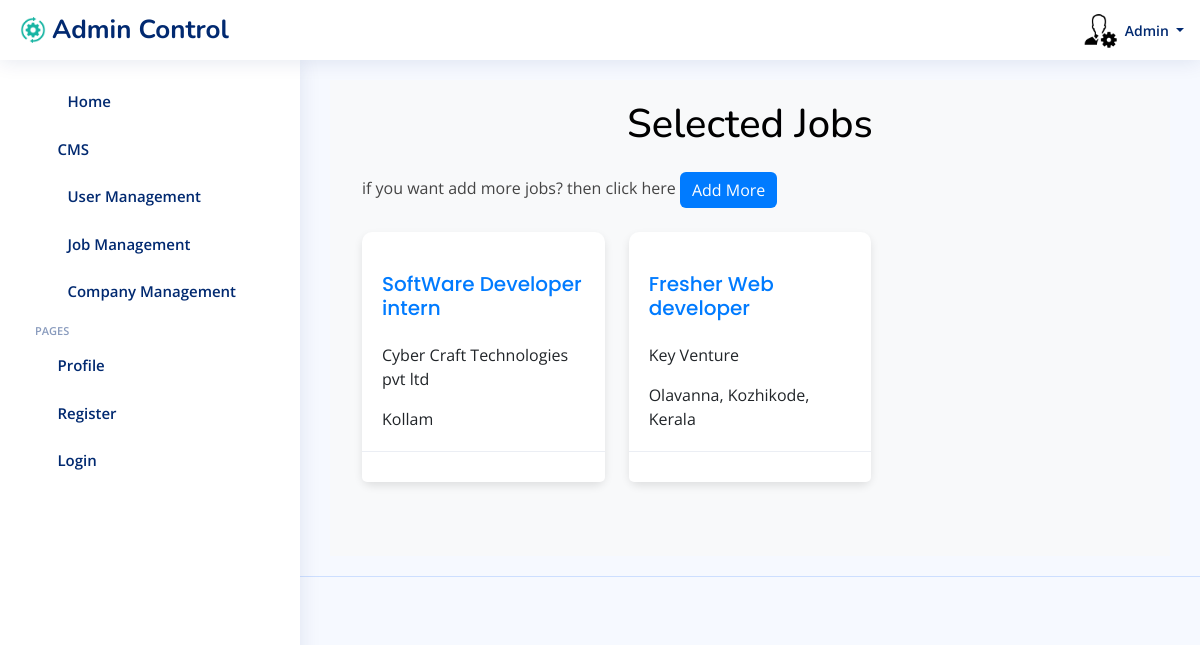
Page /admincontrol/selected_jobs/ (signed in) on the committed database.
### admincontrol/models.py (models this page shows, shortened)
class SelectedJob(models.Model):
    user = models.ForeignKey(User, on_delete=models.CASCADE)
    job = models.ForeignKey(JobPost, on_delete=models.CASCADE)
    timestamp = models.DateTimeField(auto_now_add=True)
    class Meta:
        unique_together = ('user', 'job')

### Job/models.py (models this page shows, shortened)
class JobPost(models.Model):
    EXPERIENCE_CHOICES = [
        ('0-1', '0-1 years'),
        ('1-3', '1-3 years'),
        ('3-5', '3-5 years'),
        ('5-10', '5-10 years'),
        ('10+', '10+ years'),
    ]
    JOB_TYPE_CHOICES = [
        ('Full-Time', 'Full-Time'),
        ('Part-Time', 'Part-Time'),
        ('Internship', 'Internship'),
    ]
    user=models.ForeignKey(User,on_delete=models.CASCADE)
    company=models.ForeignKey(Company,on_delete=models.CASCADE,default='Select Your Company')
    skills = models.ManyToManyField(Skills_job, blank=True)
    title=models.CharField(max_length=255,blank=True, null=True)
    education=models.ForeignKey(Education,on_delete=models.CASCADE, default='Highest Qualification')
    salary=models.ForeignKey(SalaryRange,on_delete=models.CASCADE, default='10000-20000')
    overview =models.TextField(max_length=255,blank=True,null=True)
    location=models.CharField(max_length=255,blank=True,null=True)
    job_type =models.CharField(max_length=10,choices=JOB_TYPE_CHOICES,null=True, default='Full-Time')
    experience= models.CharField(max_length=5,choices=EXPERIENCE_CHOICES,null=True)
    is_active= models.BooleanField(default=True)
    timestamp=models.DateTimeField(auto_now_add=True)

### Company/models.py (models this page shows, shortened)
class Company(models.Model):
    user=models.OneToOneField(User, on_delete=models.CASCADE)
    name=models.CharField(max_length=100,blank=True,null=True)
    start_date=models.DateField(blank=True, null=True)
    country=models.CharField(max_length=255,blank=True,null=True)
    state=models.CharField(max_length=100,blank=True,null=True)
    city=models.CharField(max_length=100,blank=True,null=True)
    is_active =models.BooleanField(default=True)

### admincontrol/views.py (the view)
# urls.py: path('selected_jobs/', UserDetailView.as_view(), name='selected_jobs'),
class UserDetailView(ListView):
    model = SelectedJob
    form_class = SelectJobForm
    template_name = 'admin/selected_jobs.html'
    context_object_name='selected_jobs'

### templates/admin/selected_jobs.html (shortened to what this page needs)
{% load static %}
{% load widget_tweaks %}
<html lang="en">
<head>
  <link rel="stylesheet" href="https://cdn.jsdelivr.net/npm/bootstrap@4.0.0/dist/css/bootstrap.min.css">
  <link href="{% static 'css/bootstrap/css/bootstrap.min.css' %}" rel="stylesheet">
  <link href="{% static 'css/bootstrap-icons/bootstrap-icons.css' %}" rel="stylesheet">
  <link href="{% static 'css/boxicons/css/boxicons.min.css' %} " rel="stylesheet">
  <link href="{% static 'css/quill/quill.snow.css' %} " rel="stylesheet">
  <link href="{% static 'css/quill/quill.bubble.css' %}" rel="stylesheet">
  <link href="{% static 'css/remixicon/remixicon.css' %}" rel="stylesheet">
  <link href="{% static 'css/simple-datatables/style.css' %}" rel="stylesheet">
  <link href="{% static 'css/css/style.css' %}" rel="stylesheet">
</head>
<body>
{% block header %}
{% if request.user.is_admin %}
    <header id="header" class="header fixed-top d-flex align-items-center">
        <div class="d-flex align-items-center justify-content-between">
            <a href="index.html" class="logo d-flex align-items-center">
                <img src="{% static 'img/img/setadmin.png' %}" alt="">
                <span class="d-none d-lg-block">Admin Control</span>
            </a>
            <i class="bi bi-list toggle-sidebar-btn"></i>
        </div>
            <nav class="header-nav ms-auto">
            <ul class="d-flex align-items-center">
                <li class="nav-item dropdown">
                <a class="nav-link nav-icon" href="#" data-bs-toggle="dropdown">
                    <i class="bi bi-bell"></i>
                </a>
                </li>
            {% block sendToreciveemp %}
            <li class="nav-item dropdown">
                <a class="nav-link nav-icon" href="#" id="messagesDropdown" role="button" data-bs-toggle="dropdown" aria-expanded="false">
                    <i class="bi bi-chat-left-text"></i>
                </a>
            </li>
            {% endblock %}
                <li class="nav-item dropdown pe-3">
                <a class="nav-link nav-profile d-flex align-items-center pe-0" href="#" data-bs-toggle="dropdown">
                        <img src="{% static 'img/dashboard/admin.png' %}" alt="Default Profile Picture">
                    <span class="d-none d-md-block dropdown-toggle ps-2">Admin </span>
                </a>
                </li>
            </ul>
            </nav>
    </header>
  {% endif %}
  {% endblock header %}
  {% block sidebar %}
  {% if request.user.is_admin %}
  <aside id="sidebar" class="sidebar">
    <ul class="sidebar-nav" id="sidebar-nav">
        <li class="nav-item">
          <a class="nav-link collapsed"  href="{% url "admin_dash" %}">
            <i class="bi bi-journal-text"></i> <span>Home</span>
          </a>
        </li>
        <li class="nav-item">
            <a class="nav-link collapsed" data-bs-target="#charts-nav" data-bs-toggle="collapse" href="{% url "jobseeker_dash" %}">
              <i class="bi bi-bar-chart"></i><span>CMS</span><i class="bi bi-chevron-down ms-auto"></i>
            </a>
        </li>
        <li class="nav-item">
            <a class="nav-link collapsed"  href="{% url "restrict_users" %}">
              <i class="bi bi-journal-text"></i> <span>User Management</span>
            </a>
        </li>
        <li class="nav-item">
            <a class="nav-link collapsed"  href="{% url "restrict_jobs" %}">
                <i class="bi bi-journal-text"></i> <span>Job Management</span>
            </a>
        </li>
        <li class="nav-item">
          <a class="nav-link collapsed"  href="{% url "restrict_company" %}">
            <i class="bi bi-journal-text"></i> <span>Company Management</span>
          </a>
        </li>
      <li class="nav-heading">Pages</li>
      <li class="nav-item">
        <a class="nav-link collapsed" href="{% url "update_profile_job" %}">
          <i class="bi bi-person"></i>
          <span>Profile</span>
        </a>
      </li>
      <li class="nav-item">
        <a class="nav-link collapsed" href="{% url "register_seeker" %}">
          <i class="bi bi-card-list"></i>
          <span>Register</span>
        </a>
      </li>
      <li class="nav-item">
        <a class="nav-link collapsed" href="{% url "login_user" %}">
          <i class="bi bi-box-arrow-in-right"></i>
          <span>Login</span>
        </a>
      </li>
    </ul>
  </aside>
  {% endif %}
  {% endblock  %}
  {% block main %}
  <main id="main" class="main">
      <section class="section profile">
          <div class="ever">
              <h2 style="text-align: center; color: black; font-size: 40px;">Selected Jobs</h2>
              <div class="container mt-4">
              <p>if you want add more jobs? then click here <a href="{% url 'select_jobs' user_id=user.id %}"  class="btn btn-primary">Add More</a>
              </p>
            </div>
              <div class="container mt-4">
                <div class="row">
                    {% for selection in selected_jobs %}
                        <div class="col-md-4 mb-4">
                            <div class="card">
                                <div class="card-body">
                                    <h5 class="card-title">{{ selection.job.title }}</h5>
                                    <p class="card-text">{{ selection.job.company.name }}</p>
                                    <p class="card-text">{{ selection.job.location }}</p>
                                </div>
                                <div class="card-footer text-muted">
                                </div>
                            </div>
                        </div>
                    {% endfor %}
                </div>
              </div>
      </section>
  </main>
  {% endblock main %}
  {% block footer %}
  <footer id="footer" class="footer">
  </footer>
  {% endblock footer %}
  {% block script %}
<link rel="stylesheet" href="https://ajax.googleapis.com/ajax/libs/jqueryui/1.12.1/themes/smoothness/jquery-ui.css">
  {% endblock  %}
</body>
</html>

### static/css/css/style.css (style rules this page uses)
:root { scroll-behavior: smooth; }
body { font-family: "Open Sans", sans-serif; background: #f6f9ff; color: #444444; }
a { color: #4154f1; text-decoration: none; }
h1, h2, h3, h4, h5, h6 { font-family: "Nunito", sans-serif; }
#main { margin-top: 60px; padding: 20px 30px; transition: all 0.3s; }
.card { margin-bottom: 30px; border: none; border-radius: 5px; box-shadow: 0px 0 30px rgba(1, 41, 112, 0.1); }
.card-header, .card-footer { border-color: #ebeef4; background-color: #fff; color: #798eb3; padding: 15px; }
.card-title { padding: 20px 0 15px 0; font-size: 18px; font-weight: 500; color: #012970; font-family: "Poppins", sans-serif; }
.card-body { padding: 0 20px 20px 20px; }
.logo { line-height: 1; }
@media (min-width: 1200px) { .logo { width: 280px; } }
.logo img { max-height: 26px; margin-right: 6px; }
.logo span { font-size: 26px; font-weight: 700; color: #012970; font-family: "Nunito", sans-serif; }
.header { transition: all 0.5s; z-index: 997; height: 60px; box-shadow: 0px 2px 20px rgba(1, 41, 112, 0.1); background-color: #fff; padding-left: 20px; }
.header .toggle-sidebar-btn { font-size: 32px; padding-left: 10px; cursor: pointer; color: #012970; }
.header-nav ul { list-style: none; }
.header-nav>ul { margin: 0; padding: 0; }
.header-nav .nav-icon { font-size: 22px; color: #012970; margin-right: 25px; position: relative; }
.header-nav .nav-profile { color: #012970; }
.header-nav .nav-profile img { max-height: 36px; }
.header-nav .nav-profile span { font-size: 14px; font-weight: 600; }
.sidebar { position: fixed; top: 60px; left: 0; bottom: 0; width: 300px; z-index: 996; transition: all 0.3s; padding: 20px; overflow-y: auto; scrollbar-width: thin; scrollbar-color: #aab7cf transparent; box-shadow: 0px 0px 20px rgba(1, 41, 112, 0.1); background-color: #fff; }
@media (min-width: 1200px) { #main, #footer { margin-left: 300px; } }
.sidebar-nav { padding: 0; margin: 0; list-style: none; }
.sidebar-nav li { padding: 0; margin: 0; list-style: none; }
.sidebar-nav .nav-item { margin-bottom: 5px; }
.sidebar-nav .nav-heading { font-size: 11px; text-transform: uppercase; color: #899bbd; font-weight: 600; margin: 10px 0 5px 15px; }
.sidebar-nav .nav-link { display: flex; align-items: center; font-size: 15px; font-weight: 600; color: #4154f1; transition: 0.3; background: #f6f9ff; padding: 10px 15px; border-radius: 4px; }
.sidebar-nav .nav-link i { font-size: 16px; margin-right: 10px; color: #4154f1; }
.sidebar-nav .nav-link.collapsed { color: #012970; background: #fff; }
.sidebar-nav .nav-link.collapsed i { color: #899bbd; }
.sidebar-nav .nav-link .bi-chevron-down { margin-right: 0; transition: transform 0.2s ease-in-out; }
.footer { padding: 20px 0; font-size: 14px; transition: all 0.3s; border-top: 1px solid #cddfff; }

### templates/admin/selected_jobs.html (style rules this page uses)
.section.profile { padding: 20px; background-color: #f8f9fa; }
.ever { max-width: 1200px; margin: 0 auto; }
.card { border-radius: 10px; box-shadow: 0 4px 8px rgba(0, 0, 0, 0.1); transition: transform 0.2s ease-in-out; }
.card-body { padding: 20px; }
.card-title { font-size: 1.25rem; color: #007bff; }
.card-text { font-size: 1rem; }
.container { margin-top: 20px; }
.btn-primary { background-color: #007bff; border: none; }
h2 { margin-bottom: 20px; font-size: 2rem; color: #343a40; }

### rows in the picture
SelectedJob: job "SoftWare Developer intern", job.company.name "Cyber Craft Technologies pvt ltd", job.location "Kollam"
SelectedJob: job "Fresher Web developer", job.company.name "Key Venture", job.location "Olavanna, Kozhikode, Kerala"
